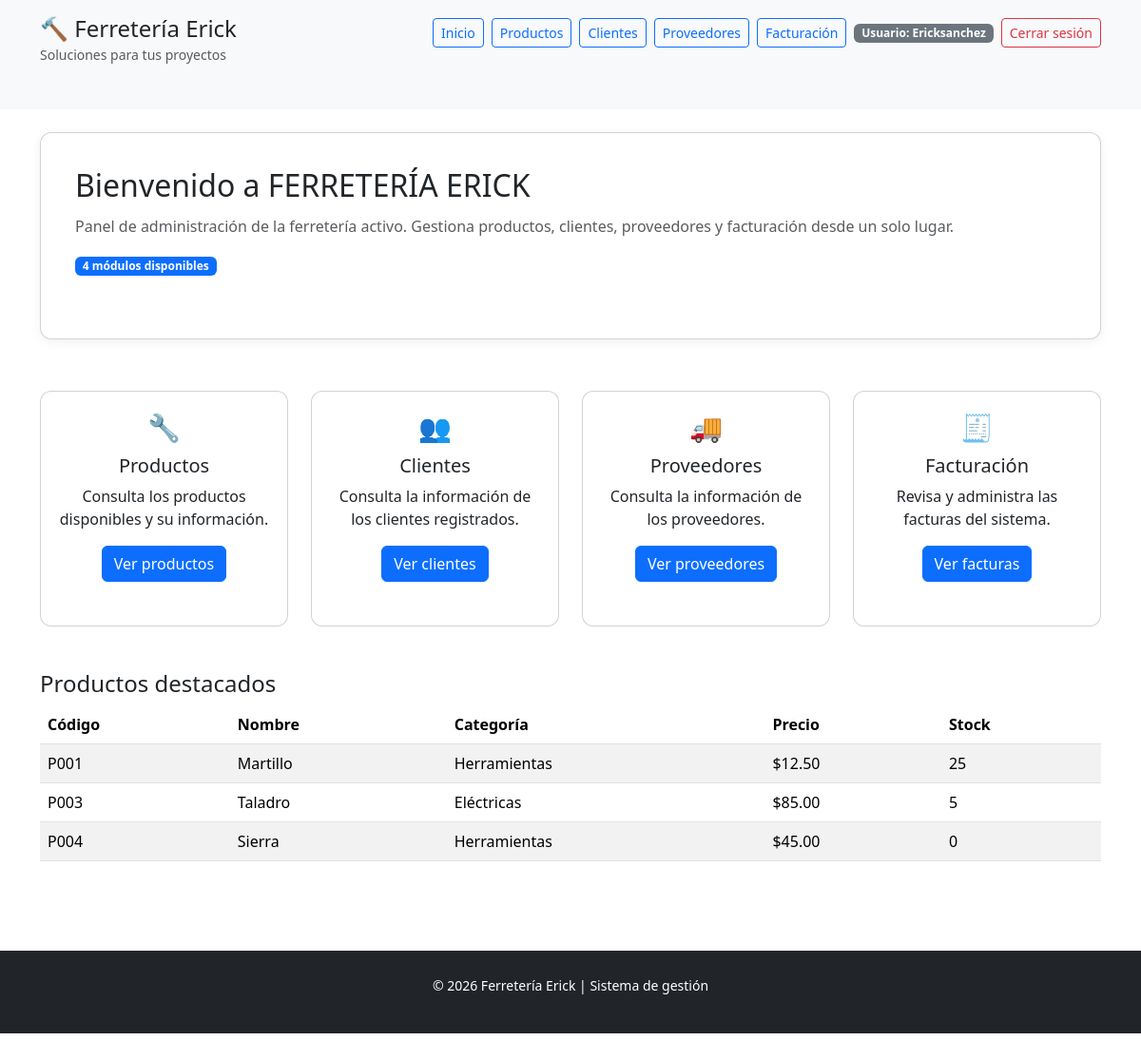
/ (signed in), run on the app's committed database.
### tables this page shows
CREATE TABLE usuarios (
            id INTEGER PRIMARY KEY AUTOINCREMENT,
            usuario TEXT NOT NULL UNIQUE,
            password TEXT NOT NULL
        );

CREATE TABLE productos (
            codigo TEXT PRIMARY KEY,
            nombre TEXT NOT NULL,
            categoria TEXT NOT NULL,
            precio REAL NOT NULL,
            stock INTEGER NOT NULL,
            id_proveedor INTEGER,
            FOREIGN KEY (id_proveedor) REFERENCES proveedores(id_proveedor)
        );

### app.py (the view)
@app.route("/")
def index():
    productos_destacados = get_products()[:3]
    return render_template(
        "index.html",
        productos=productos_destacados,
        nombre_sistema=NOMBRE_SISTEMA,
        resumen=RESUMEN_SISTEMA,
    )

### app.py (called while the page is built)
@login_manager.user_loader
def load_user(user_id):
    user_data = get_user_by_id(user_id)
    if user_data:
        return Usuario(user_data["id"], user_data["usuario"], user_data["password"])
    return None

### conexion/conexion.py (called while the page is built, shortened)
def _parameterized_sql(query, params):
    engine = os.getenv("DB_ENGINE", "sqlite").lower()
    if engine in {"sqlite", "sqlite3"}:
        return query.replace("%s", "?"), tuple(params)
    return query, tuple(params)

def _sqlite_connection():
    DATABASE_PATH.parent.mkdir(exist_ok=True)
    conn = sqlite3.connect(DATABASE_PATH)
    conn.row_factory = sqlite3.Row
    return conn

def get_db_connection():
    engine = os.getenv("DB_ENGINE", "sqlite").lower()
    if engine in {"sqlite", "sqlite3"}:
        return _sqlite_connection()
    if engine in {"mysql", "mariadb"}:
        return _mysql_connection()
    if engine in {"postgres", "postgresql"}:
        return _postgres_connection()
    return _sqlite_connection()

def get_user_by_id(user_id):
    conn = get_db_connection()
    try:
        cursor = conn.cursor()
        query = "SELECT id, usuario, password FROM usuarios WHERE id = %s"
        cursor.execute(*_parameterized_sql(query, (user_id,)))
        row = cursor.fetchone()
        if row is None:
            return None
        if hasattr(row, "keys"):
            return dict(row)
        return {"id": row[0], "usuario": row[1], "password": row[2]}
    finally:
        conn.close()

def _normalize_product_row(row):
    if row is None:
        return None
    if hasattr(row, "keys"):
        return dict(row)

def get_products():
    conn = get_db_connection()
    try:
        cursor = conn.cursor()
        query = """
            SELECT p.codigo, p.nombre, p.categoria, p.precio, p.stock, p.id_proveedor, pr.nombre AS proveedor
            FROM productos p
            LEFT JOIN proveedores pr ON pr.id_proveedor = p.id_proveedor
            ORDER BY p.codigo
        """
        cursor.execute(*_parameterized_sql(query, ()))
        rows = cursor.fetchall()
        return [_normalize_product_row(row) for row in rows]
    finally:
        conn.close()

### templates/index.html (shortened to what this page needs)
{% extends "base.html" %}
{% block content %}
<div class="row g-4">
	<div class="col-12">
		<div class="card informacion">
			<div class="card-body">
				<h2 class="card-title">Bienvenido a {{ nombre_sistema|upper }}</h2>
				<p class="card-text text-muted">{{ resumen.mensaje }}. Gestiona productos, clientes, proveedores y facturación desde un solo lugar.</p>
				<span class="badge text-bg-primary">{{ resumen.modulos }} módulos disponibles</span>
			</div>
		</div>
	</div>
	<div class="col-md-6 col-lg-3">
		<div class="card modulo-card">
			<div class="card-body text-center">
				<div class="icono">🔧</div>
				<h5>Productos</h5>
				<p>Consulta los productos disponibles y su información.</p>
				<a href="{{ url_for('productos') }}" class="btn btn-primary">Ver productos</a>
			</div>
		</div>
	</div>
	<div class="col-md-6 col-lg-3">
		<div class="card modulo-card">
			<div class="card-body text-center">
				<div class="icono">👥</div>
				<h5>Clientes</h5>
				<p>Consulta la información de los clientes registrados.</p>
				<a href="{{ url_for('clientes') }}" class="btn btn-primary">Ver clientes</a>
			</div>
		</div>
	</div>
	<div class="col-md-6 col-lg-3">
		<div class="card modulo-card">
			<div class="card-body text-center">
				<div class="icono">🚚</div>
				<h5>Proveedores</h5>
				<p>Consulta la información de los proveedores.</p>
				<a href="{{ url_for('proveedores') }}" class="btn btn-primary">Ver proveedores</a>
			</div>
		</div>
	</div>
	<div class="col-md-6 col-lg-3">
		<div class="card modulo-card">
			<div class="card-body text-center">
				<div class="icono">🧾</div>
				<h5>Facturación</h5>
				<p>Revisa y administra las facturas del sistema.</p>
				<a href="{{ url_for('facturacion') }}" class="btn btn-primary">Ver facturas</a>
			</div>
		</div>
	</div>
	<div class="col-12 mt-3">
		<h4>Productos destacados</h4>
		<div class="table-responsive">
			<table class="table table-striped">
				<thead>
					<tr>
						<th>Código</th>
						<th>Nombre</th>
						<th>Categoría</th>
						<th>Precio</th>
						<th>Stock</th>
					</tr>
				</thead>
				<tbody>
					{% if productos %}
					{% for producto in productos %}
					<tr>
						<td>{{ producto.codigo }}</td>
						<td>{{ producto.nombre }}</td>
						<td>{{ producto.categoria }}</td>
						<td>${{ "%.2f"|format(producto.precio) }}</td>
						<td>{{ producto.stock }}</td>
					</tr>
					{% endfor %}
					{% else %}
					<tr>
						<td colspan="5" class="text-center text-muted">No hay productos destacados.</td>
					</tr>
					{% endif %}
				</tbody>
			</table>
		</div>
	</div>
</div>
{% endblock %}

### templates/components/navbar.html
<header class="header-principal py-3 bg-light">
	<div class="container">
		<div class="d-flex justify-content-between align-items-center flex-wrap gap-3">
			<div>
				<h1 class="h4 mb-0">🔨 {{ nombre_sistema }}</h1>
				<small class="text-muted">Soluciones para tus proyectos</small>
			</div>
			<nav class="d-flex flex-wrap gap-2 align-items-center">
				<a class="btn btn-outline-primary btn-sm" href="{{ url_for('index') }}">Inicio</a>
				{% if current_user.is_authenticated %}
				<a class="btn btn-outline-primary btn-sm" href="{{ url_for('productos') }}">Productos</a>
				<a class="btn btn-outline-primary btn-sm" href="{{ url_for('clientes') }}">Clientes</a>
				<a class="btn btn-outline-primary btn-sm" href="{{ url_for('proveedores') }}">Proveedores</a>
				<a class="btn btn-outline-primary btn-sm" href="{{ url_for('facturacion') }}">Facturación</a>
				<span class="badge text-bg-secondary">Usuario: {{ current_user.usuario }}</span>
				<a class="btn btn-outline-danger btn-sm" href="{{ url_for('logout') }}">Cerrar sesión</a>
				{% else %}
				<a class="btn btn-outline-success btn-sm" href="{{ url_for('login') }}">Iniciar sesión</a>
				<a class="btn btn-outline-secondary btn-sm" href="{{ url_for('registro') }}">Registrarse</a>
				{% endif %}
			</nav>
		</div>
	</div>
</header>

### static/css/style.css (style rules this page uses)
* { margin-bottom: 15px; }
.informacion { background-color: #fff; padding: 20px; border-radius: 12px; box-shadow: 0 3px 12px rgba(0, 0, 0, 0.06); }
.informacion h2 { margin-bottom: 12px; }
.table { vertical-align: middle; }
.table th { white-space: nowrap; }
.card { border-radius: 12px; }
.modulo-card .icono { font-size: 28px; margin-bottom: 8px; }

### data on the page
usuarios: usuario "Ericksanchez"
productos: codigo "P001", nombre "Martillo", categoria "Herramientas", precio "12.50", stock "25"
productos: codigo "P003", nombre "Taladro", categoria "Eléctricas", precio "85.00", stock "5"
productos: codigo "P004", nombre "Sierra", categoria "Herramientas", precio "45.00", stock "0"

### other printed values
{{ nombre_sistema }} "Ferretería Erick"
{{ nombre_sistema|upper }} "FERRETERÍA ERICK"
{{ resumen.mensaje }} "Panel de administración de la ferretería activo"
{{ resumen.modulos }} "4"
